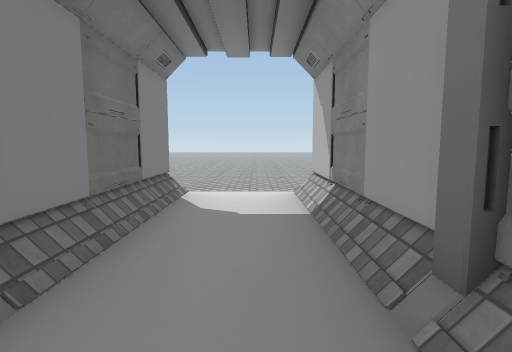
[1] (above)

17 first-person views from a walk through a 3-D level made in the Unity game engine. The camera is 1.5 m above the floor, tilts 6° down and sees 80° across. The floor is counted in squares, 1 m on a side. Each view is taken from the middle of a square. On the plan, view 1 faces up. The plan holds only what a view shows up to about 15 squares ahead; the rest is blank. The place goes on beyond the plan. Some surface patterns are stand-ins.

[2]
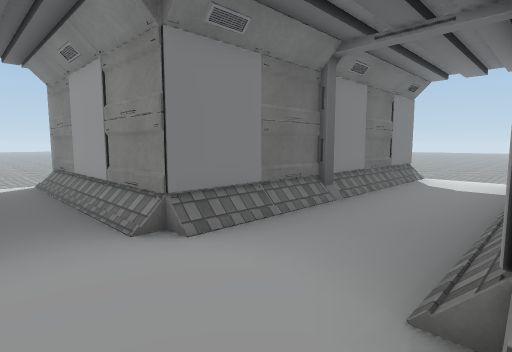

[3]
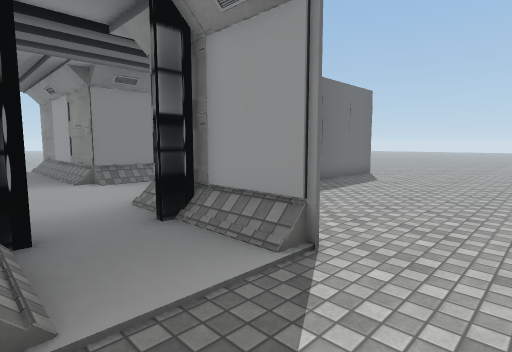

[4]
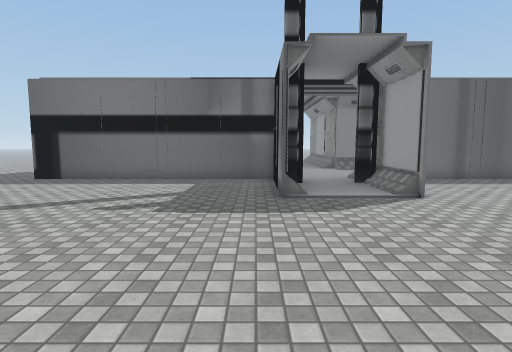

[5]
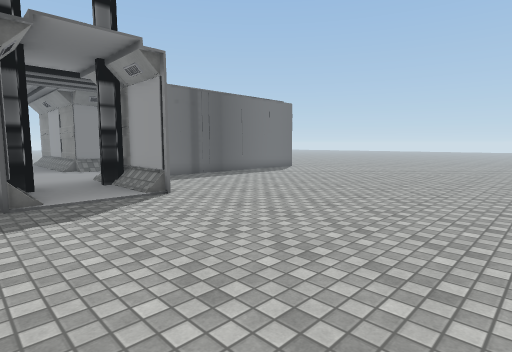

[6]
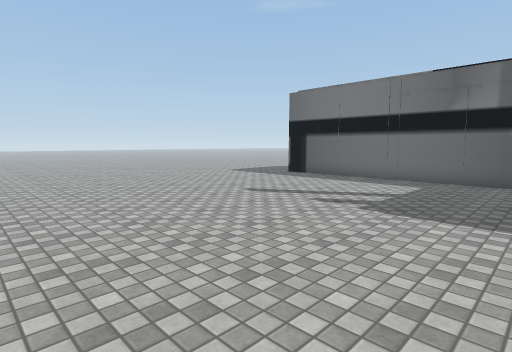

[7]
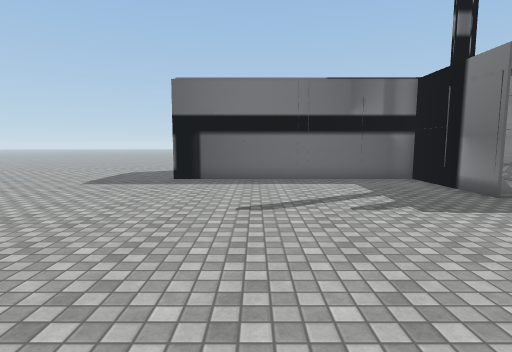

[8]
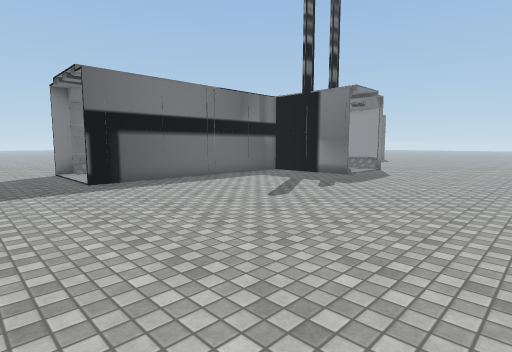

[9]
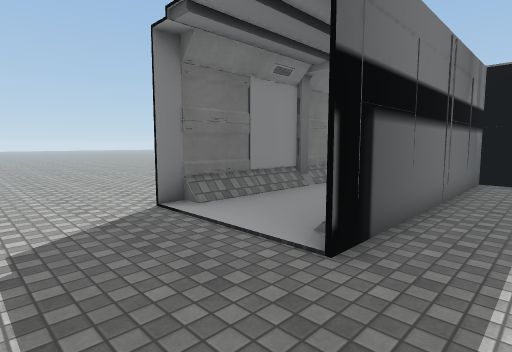

[10]
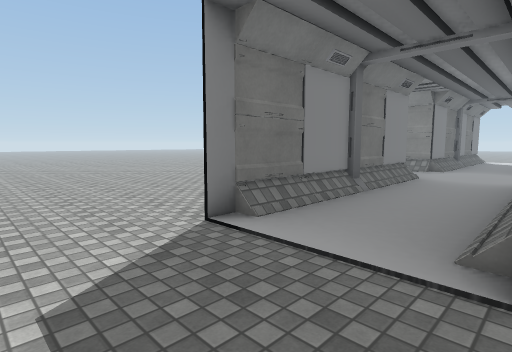

[11]
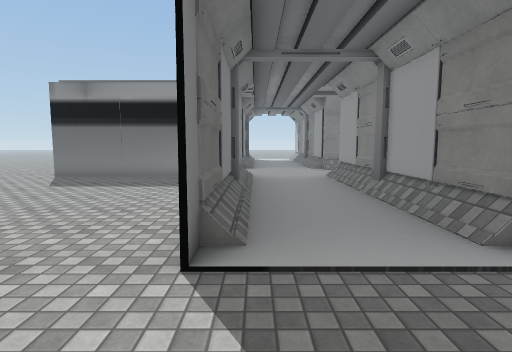

[12]
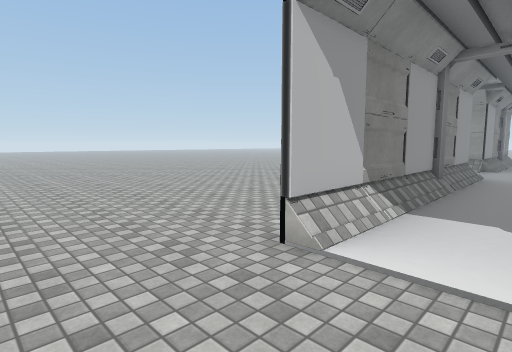

[13]
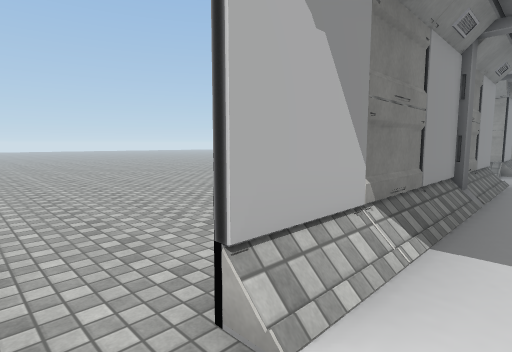

[14]
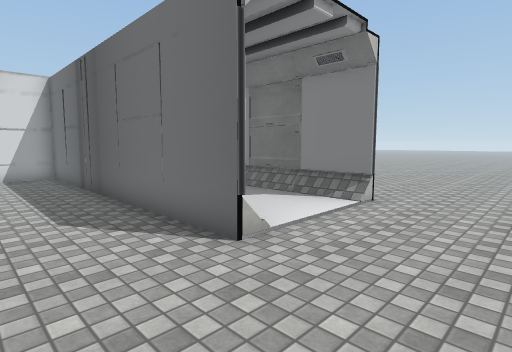

[15]
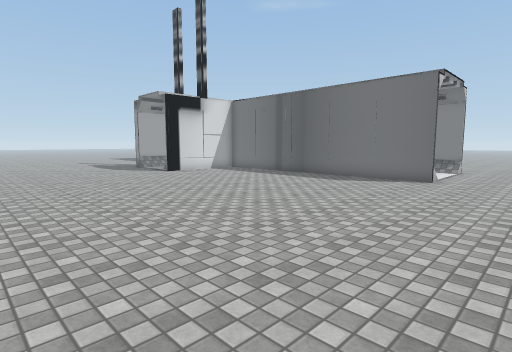

[16]
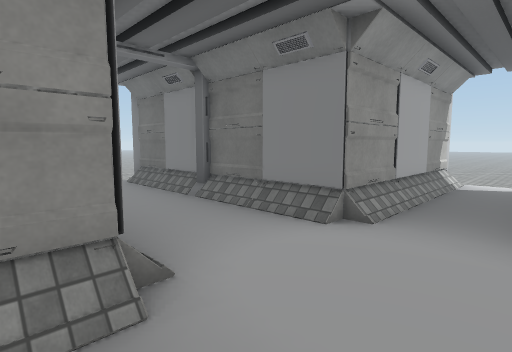

[17]
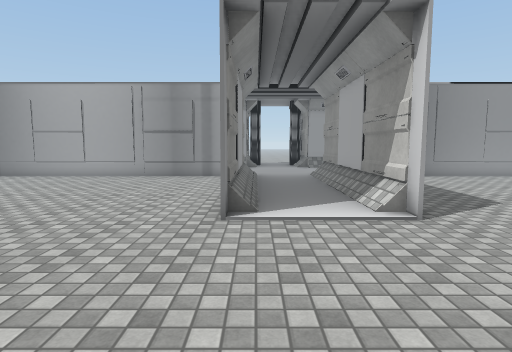

### Floor plan
Key: @ floor where view 1 was taken; # wall or solid block; . floor; / step, stairs or slope.
Columns run from 17 left of view 1 to 15 right of it. Each row starts with its distance up from view 1.
 13               .........   ..... .
 12        .........................
 11     .............................
 10     .............................
  9      .........#/...#.............
  8       ........#/...#.............
  7        ..   ..#/...#.............
  6            ...#/...#.............
  5          .....#/...#.............
  4         ......#/...#............
  3        .......#/...#............
  2      .........#/...#............
  1     ..........#/...#............
  0    ...........#/.@.#............
 -1   ............#/...#.............
 -2  .....#########/...#####.........
 -3 .......////////....//#//.........
 -4   ...............................
 -5   ...............................
 -6   ....#########/...#####.........
 -7     ......... #/...#.............
 -8      ........ #/...#.............
 -9       ....... #/...#.............
-10        .......#/...#.............
-11        .......#/...#.............
-12       ........#/...#.............
-13      .........#/...#.............
-14     ..........#/...#............
-15    ...........#/...#............
-16   ............#/...#............
-17  ...............................
-18  ...............................
-19     ............................
-20              ...................

Where each view was taken, in squares from view 1:
view 1: 0 up, 0 right, facing up
view 2: 5 down, 2 right, facing up-left
view 3: 6 down, 9 right, facing up-left
view 4: 7 down, 15 right, facing left
view 5: 7 down, 15 right, facing up-left
view 6: 6 down, 15 right, facing down-left
view 7: 13 down, 15 right, facing left
view 8: 20 down, 14 right, facing up-left
view 9: 20 down, 4 right, facing up-left
view 10: 20 down, 2 right, facing up-left
view 11: 20 down, 2 left, facing up
view 12: 13 up, 1 left, facing down-right
view 13: 11 up, 0 right, facing down-right
view 14: 13 up, 5 right, facing down-left
view 15: 13 up, 15 right, facing down-left
view 16: 3 down, 3 right, facing down-left
view 17: 3 down, 17 left, facing right
